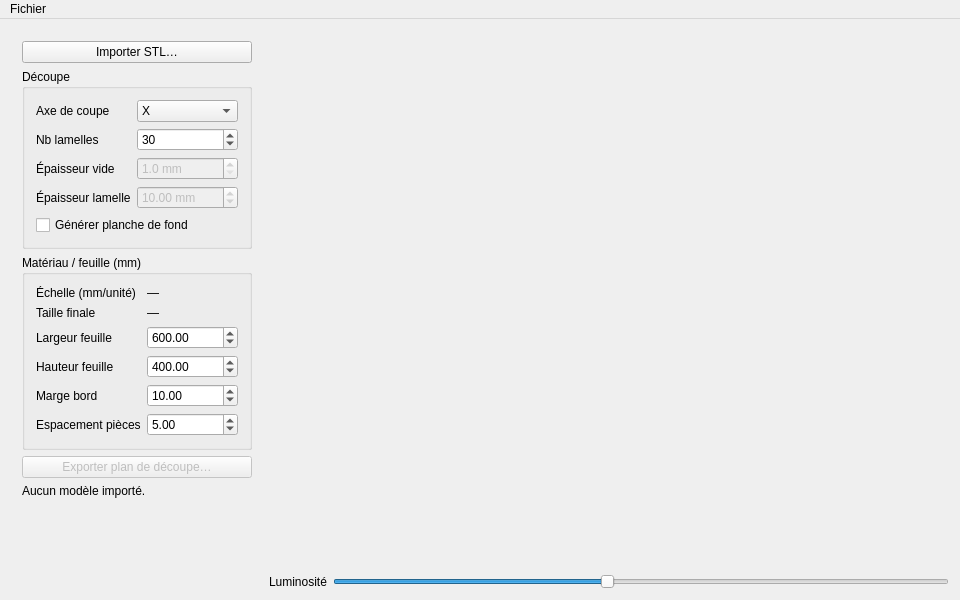
<?xml version="1.0" encoding="UTF-8"?>
<ui version="4.0">
 <class>CMainWindow</class>
 <widget class="QMainWindow" name="CMainWindow">
  <property name="geometry">
   <rect>
    <x>0</x>
    <y>0</y>
    <width>960</width>
    <height>600</height>
   </rect>
  </property>
  <property name="windowTitle">
   <string>Parametric Wall Art</string>
  </property>
  <property name="windowIcon">
   <iconset resource="parametric-wall-art.qrc">
    <normaloff>:/icons/appicon.png</normaloff>:/icons/appicon.png</iconset>
  </property>
  <widget class="QWidget" name="centralWidget">
   <layout class="QHBoxLayout" name="mainLayout" stretch="0,1">
    <!-- Panneau de controle gauche -->
    <item>
     <widget class="QWidget" name="controlPanel">
      <layout class="QVBoxLayout" name="panelLayout">
       <item>
        <widget class="QPushButton" name="m_importBtn">
         <property name="text">
          <string>Importer STL…</string>
         </property>
        </widget>
       </item>
       <!-- Groupe Découpe -->
       <item>
        <widget class="QGroupBox" name="groupCut">
         <property name="title">
          <string>Découpe</string>
         </property>
         <layout class="QFormLayout" name="formCut">
          <property name="fieldGrowthPolicy">
           <enum>QFormLayout::AllNonFixedFieldsGrow</enum>
          </property>
          <item row="0" column="0">
           <widget class="QLabel" name="labelAxis">
            <property name="text">
             <string>Axe de coupe</string>
            </property>
           </widget>
          </item>
          <item row="0" column="1">
           <widget class="QComboBox" name="m_axisCombo">
            <item>
             <property name="text">
              <string>X</string>
             </property>
            </item>
            <item>
             <property name="text">
              <string>Y</string>
             </property>
            </item>
            <item>
             <property name="text">
              <string>Z</string>
             </property>
            </item>
           </widget>
          </item>
          <item row="1" column="0">
           <widget class="QLabel" name="labelSlices">
            <property name="text">
             <string>Nb lamelles</string>
            </property>
           </widget>
          </item>
          <item row="1" column="1">
           <widget class="QSpinBox" name="m_nbSlices">
            <property name="minimum">
             <number>1</number>
            </property>
            <property name="maximum">
             <number>999</number>
            </property>
            <property name="value">
             <number>30</number>
            </property>
           </widget>
          </item>
          <item row="2" column="0">
           <widget class="QLabel" name="labelGapThick">
            <property name="text">
             <string>Épaisseur vide</string>
            </property>
           </widget>
          </item>
          <item row="2" column="1">
           <widget class="QDoubleSpinBox" name="m_gapThick">
            <property name="enabled">
             <bool>false</bool>
            </property>
            <property name="suffix">
             <string> mm</string>
            </property>
            <property name="minimum">
             <double>1.000000000000000</double>
            </property>
            <property name="maximum">
             <double>500.000000000000000</double>
            </property>
            <property name="decimals">
             <number>1</number>
            </property>
            <property name="value">
             <double>1.000000000000000</double>
            </property>
           </widget>
          </item>
          <item row="3" column="0">
           <widget class="QLabel" name="labelSliceThick">
            <property name="text">
             <string>Épaisseur lamelle</string>
            </property>
           </widget>
          </item>
          <item row="3" column="1">
           <widget class="QDoubleSpinBox" name="m_sliceThick">
            <property name="enabled">
             <bool>false</bool>
            </property>
            <property name="suffix">
             <string> mm</string>
            </property>
            <property name="minimum">
             <double>1.000000000000000</double>
            </property>
            <property name="maximum">
             <double>10000.000000000000000</double>
            </property>
            <property name="decimals">
             <number>2</number>
            </property>
            <property name="value">
             <double>10.000000000000000</double>
            </property>
           </widget>
          </item>
          <item row="4" column="0" colspan="2">
           <widget class="QCheckBox" name="m_genBoard">
            <property name="toolTip">
             <string>Génère une planche de fond perpendiculaire à l'axe de coupe, avec des fentes pour accrocher les lamelles.</string>
            </property>
            <property name="text">
             <string>Générer planche de fond</string>
            </property>
           </widget>
          </item>
         </layout>
        </widget>
       </item>
       <!-- Groupe Matériau / feuille -->
       <item>
        <widget class="QGroupBox" name="groupMat">
         <property name="title">
          <string>Matériau / feuille (mm)</string>
         </property>
         <layout class="QFormLayout" name="formMat">
          <property name="fieldGrowthPolicy">
           <enum>QFormLayout::AllNonFixedFieldsGrow</enum>
          </property>
          <item row="0" column="0">
           <widget class="QLabel" name="labelScale">
            <property name="text">
             <string>Échelle (mm/unité)</string>
            </property>
           </widget>
          </item>
          <item row="0" column="1">
           <widget class="QLabel" name="m_scaleLabel">
            <property name="text">
             <string>—</string>
            </property>
           </widget>
          </item>
          <item row="1" column="0">
           <widget class="QLabel" name="labelFinalSize">
            <property name="text">
             <string>Taille finale</string>
            </property>
           </widget>
          </item>
          <item row="1" column="1">
           <widget class="QLabel" name="m_sizeLabel">
            <property name="text">
             <string>—</string>
            </property>
           </widget>
          </item>
          <item row="2" column="0">
           <widget class="QLabel" name="labelSheetW">
            <property name="text">
             <string>Largeur feuille</string>
            </property>
           </widget>
          </item>
          <item row="2" column="1">
           <widget class="QDoubleSpinBox" name="m_sheetW">
            <property name="minimum">
             <double>10.000000000000000</double>
            </property>
            <property name="maximum">
             <double>5000.000000000000000</double>
            </property>
            <property name="value">
             <double>600.000000000000000</double>
            </property>
           </widget>
          </item>
          <item row="3" column="0">
           <widget class="QLabel" name="labelSheetH">
            <property name="text">
             <string>Hauteur feuille</string>
            </property>
           </widget>
          </item>
          <item row="3" column="1">
           <widget class="QDoubleSpinBox" name="m_sheetH">
            <property name="minimum">
             <double>10.000000000000000</double>
            </property>
            <property name="maximum">
             <double>5000.000000000000000</double>
            </property>
            <property name="value">
             <double>400.000000000000000</double>
            </property>
           </widget>
          </item>
          <item row="4" column="0">
           <widget class="QLabel" name="labelMargin">
            <property name="text">
             <string>Marge bord</string>
            </property>
           </widget>
          </item>
          <item row="4" column="1">
           <widget class="QDoubleSpinBox" name="m_margin">
            <property name="minimum">
             <double>0.000000000000000</double>
            </property>
            <property name="maximum">
             <double>500.000000000000000</double>
            </property>
            <property name="value">
             <double>10.000000000000000</double>
            </property>
           </widget>
          </item>
          <item row="5" column="0">
           <widget class="QLabel" name="labelSpacing">
            <property name="text">
             <string>Espacement pièces</string>
            </property>
           </widget>
          </item>
          <item row="5" column="1">
           <widget class="QDoubleSpinBox" name="m_spacing">
            <property name="minimum">
             <double>0.000000000000000</double>
            </property>
            <property name="maximum">
             <double>500.000000000000000</double>
            </property>
            <property name="value">
             <double>5.000000000000000</double>
            </property>
           </widget>
          </item>
         </layout>
        </widget>
       </item>
       <item>
        <widget class="QPushButton" name="m_exportBtn">
         <property name="enabled">
          <bool>false</bool>
         </property>
         <property name="text">
          <string>Exporter plan de découpe…</string>
         </property>
        </widget>
       </item>
       <item>
        <widget class="QLabel" name="m_info">
         <property name="text">
          <string>Aucun modèle importé.</string>
         </property>
         <property name="wordWrap">
          <bool>true</bool>
         </property>
        </widget>
       </item>
       <item>
        <spacer name="panelSpacer">
         <property name="orientation">
          <enum>Qt::Vertical</enum>
         </property>
         <property name="sizeHint" stdset="0">
          <size>
           <width>20</width>
           <height>40</height>
          </size>
         </property>
        </spacer>
       </item>
      </layout>
     </widget>
    </item>
    <!-- Vue 3D + luminosité -->
    <item>
     <widget class="QWidget" name="rightWidget">
      <layout class="QVBoxLayout" name="rightLayout" stretch="1,0">
       <property name="leftMargin">
        <number>0</number>
       </property>
       <property name="topMargin">
        <number>0</number>
       </property>
       <property name="rightMargin">
        <number>0</number>
       </property>
       <property name="bottomMargin">
        <number>0</number>
       </property>
       <item>
        <widget class="C3dView" name="w3d" native="true">
         <property name="sizePolicy">
          <sizepolicy hsizetype="Expanding" vsizetype="Expanding">
           <horstretch>0</horstretch>
           <verstretch>0</verstretch>
          </sizepolicy>
         </property>
        </widget>
       </item>
       <item>
        <layout class="QHBoxLayout" name="brightnessLayout">
         <item>
          <widget class="QLabel" name="labelBrightness">
           <property name="text">
            <string>Luminosité</string>
           </property>
          </widget>
         </item>
         <item>
          <widget class="QSlider" name="sliderBrightness">
           <property name="toolTip">
            <string>Luminosité de l'éclairage</string>
           </property>
           <property name="minimum">
            <number>20</number>
           </property>
           <property name="maximum">
            <number>200</number>
           </property>
           <property name="value">
            <number>100</number>
           </property>
           <property name="orientation">
            <enum>Qt::Horizontal</enum>
           </property>
          </widget>
         </item>
        </layout>
       </item>
      </layout>
     </widget>
    </item>
   </layout>
  </widget>
  <widget class="QMenuBar" name="menuBar">
   <widget class="QMenu" name="menuFichier">
    <property name="title">
     <string>Fichier</string>
    </property>
    <addaction name="actionImporter"/>
   </widget>
   <addaction name="menuFichier"/>
  </widget>
  <action name="actionImporter">
   <property name="text">
    <string>Importer STL...</string>
   </property>
  </action>
 </widget>
 <layoutdefault spacing="6" margin="11"/>
 <customwidgets>
  <customwidget>
   <class>C3dView</class>
   <extends>QWidget</extends>
   <header>C3dView.h</header>
   <container>1</container>
  </customwidget>
 </customwidgets>
 <resources>
  <include location="parametric-wall-art.qrc"/>
 </resources>
 <connections/>
</ui>
